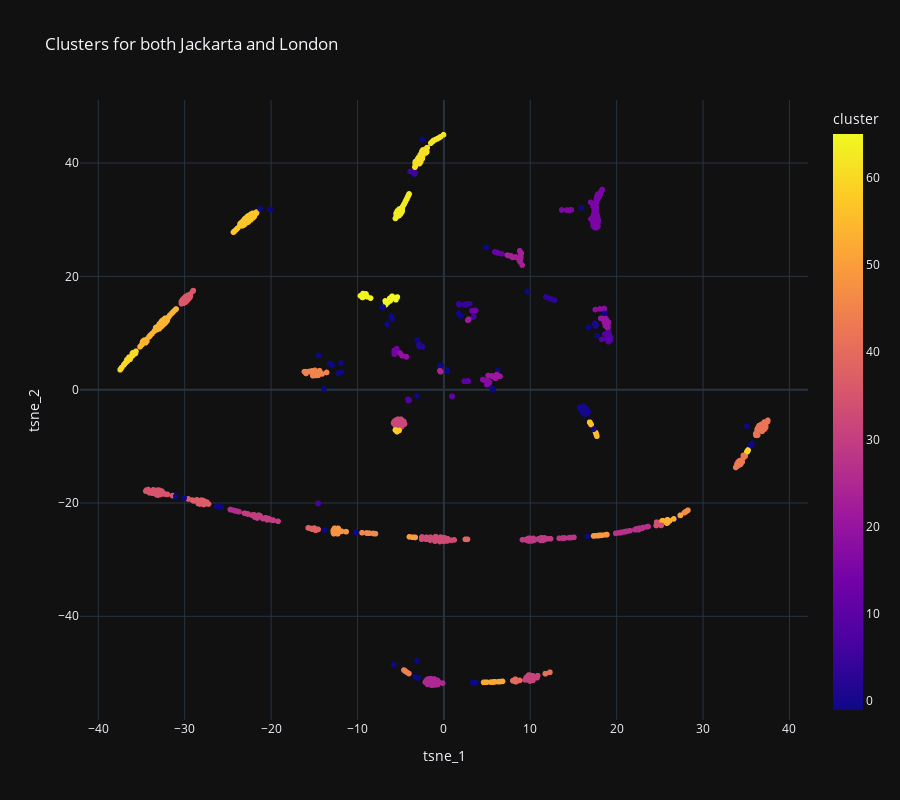

The cell this chart's notebook holds for it:
### Code cell
import plotly.express as px
px.scatter(all_train_tsne_df, x="tsne_1", y="tsne_2",template = "plotly_dark", title = "Clusters for both Jackarta and London", color = "cluster", height = 800)

### Figure 1 — Plotly figure (JSON) as saved in the notebook; plotly's stock layout.template omitted (floating-point values rounded to 4 significant figures; data arrays with more than 128 entries replaced by an {"elided": "..."} marker saying what was removed)
{"data": [{"hovertemplate": "tsne_1=%{x}<br>tsne_2=%{y}<br>cluster=%{marker.color}<extra></extra>", "legendgroup": "", "marker": {"color": {"elided": "1038 int values"}, "coloraxis": "coloraxis", "symbol": "circle"}, "mode": "markers", "name": "", "showlegend": false, "type": "scattergl", "x": {"elided": "1038 float values"}, "xaxis": "x", "y": {"elided": "1038 float values"}, "yaxis": "y"}], "layout": {"coloraxis": {"colorbar": {"title": {"text": "cluster"}}, "colorscale": [[0, "#0d0887"], [0.1111, "#46039f"], [0.2222, "#7201a8"], [0.3333, "#9c179e"], [0.4444, "#bd3786"], [0.5556, "#d8576b"], [0.6667, "#ed7953"], [0.7778, "#fb9f3a"], [0.8889, "#fdca26"], [1, "#f0f921"]]}, "height": 800, "legend": {"tracegroupgap": 0}, "title": {"text": "Clusters for both Jackarta and London"}, "xaxis": {"anchor": "y", "domain": [0, 1], "title": {"text": "tsne_1"}}, "yaxis": {"anchor": "x", "domain": [0, 1], "title": {"text": "tsne_2"}}}}
